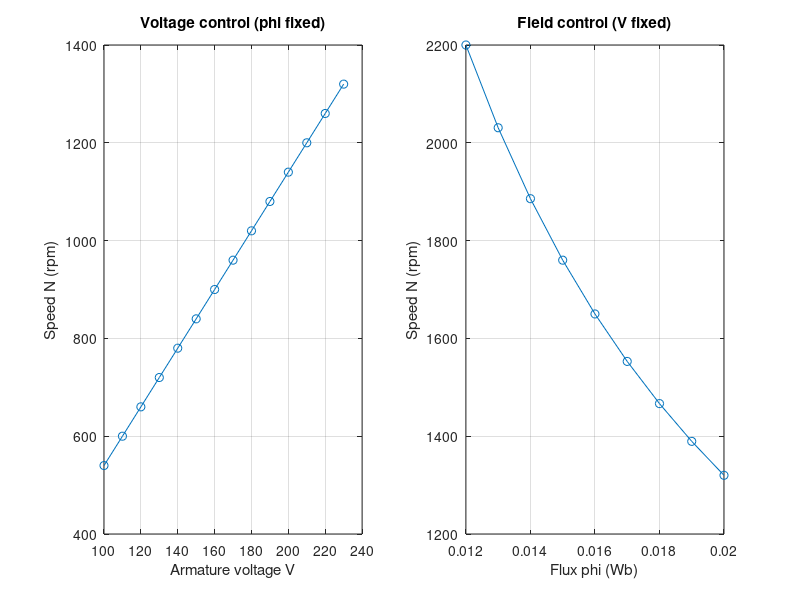

Here is the MATLAB script that generated this plot:
% speed_control.m -- speed control of a DC shunt motor
% N = (V - Ia*Ra)/(k*phi), with k = P*Z/(60*A). Sweep armature voltage, then field flux.
% k has the 60 in it, keep forgetting that.

P = 4;  A = 4;  Z = 500;   % 4-pole lap machine
Ra = 0.5;  Ia = 20;        % ohm, A (assume the load current stays steady)
k  = P*Z/(60*A);           % machine constant, so Eb = k*phi*N

% --- armature-voltage control: phi fixed, V swept ---
phi0 = 0.02;
V   = 100:10:230;
N_V = (V - Ia*Ra)./(k*phi0);

% --- field-flux control: V fixed, phi swept ---
V0    = 230;
phi   = 0.012:0.001:0.02;
N_phi = (V0 - Ia*Ra)./(k*phi);

printf("Armature-voltage control (phi = %.3f Wb, V = %d..%d):\n", phi0, V(1), V(end));
printf("  N ranges %.0f -> %.0f rpm\n", N_V(1), N_V(end));
printf("Field-flux control (V = %d, phi = %.3f..%.3f Wb):\n", V0, phi(1), phi(end));
printf("  N ranges %.0f -> %.0f rpm\n", N_phi(end), N_phi(1));
printf("Base speed %.0f rpm: voltage control gives speeds below it, field control above.\n", N_V(end));

% lab PC has no gnuplot -- guard the plot so the numbers still print there
if isempty(available_graphics_toolkits())
  disp("(no graphics toolkit -- skipping the plot)");
else
  figure;
  subplot(1,2,1);
  plot(V, N_V, '-o'); grid on;
  xlabel('Armature voltage V'); ylabel('Speed N (rpm)');
  title('Voltage control (phi fixed)');
  subplot(1,2,2);
  plot(phi, N_phi, '-o'); grid on;
  xlabel('Flux phi (Wb)'); ylabel('Speed N (rpm)');
  title('Field control (V fixed)');
  % print -dpng speed_control.png   % uncomment to save the figure
end
